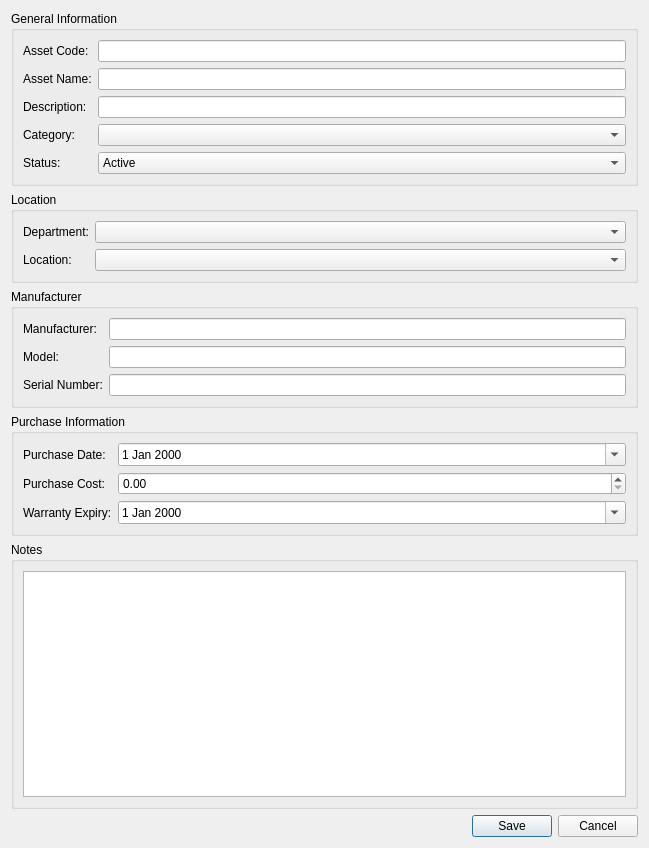
<?xml version="1.0" encoding="UTF-8"?>
<ui version="4.0">
 <class>AddAssetDialog</class>
 <widget class="QDialog" name="AddAssetDialog">
  <property name="geometry">
   <rect>
    <x>0</x>
    <y>0</y>
    <width>649</width>
    <height>848</height>
   </rect>
  </property>
  <property name="windowTitle">
   <string>Add Asset</string>
  </property>
  <layout class="QVBoxLayout" name="mainLayout">
   <item>
    <widget class="QGroupBox" name="groupGeneralInfo">
     <property name="title">
      <string>General Information</string>
     </property>
     <property name="flat">
      <bool>true</bool>
     </property>
     <layout class="QFormLayout" name="formGeneralInfo">
      <item row="0" column="0">
       <widget class="QLabel" name="lblAssetCode">
        <property name="text">
         <string>Asset Code:</string>
        </property>
       </widget>
      </item>
      <item row="0" column="1">
       <widget class="QLineEdit" name="txtAssetCode">
        <property name="readOnly">
         <bool>true</bool>
        </property>
       </widget>
      </item>
      <item row="1" column="0">
       <widget class="QLabel" name="lblAssetName">
        <property name="text">
         <string>Asset Name:</string>
        </property>
       </widget>
      </item>
      <item row="1" column="1">
       <widget class="QLineEdit" name="txtAssetName"/>
      </item>
      <item row="2" column="0">
       <widget class="QLabel" name="lblDescription">
        <property name="text">
         <string>Description:</string>
        </property>
       </widget>
      </item>
      <item row="2" column="1">
       <widget class="QLineEdit" name="txtDescription"/>
      </item>
      <item row="3" column="0">
       <widget class="QLabel" name="lblCategory">
        <property name="text">
         <string>Category:</string>
        </property>
       </widget>
      </item>
      <item row="3" column="1">
       <widget class="QComboBox" name="cmbCategory"/>
      </item>
      <item row="4" column="0">
       <widget class="QLabel" name="lblStatus">
        <property name="text">
         <string>Status:</string>
        </property>
       </widget>
      </item>
      <item row="4" column="1">
       <widget class="QComboBox" name="cmbStatus">
        <item>
         <property name="text">
          <string>Active</string>
         </property>
        </item>
        <item>
         <property name="text">
          <string>Inactive</string>
         </property>
        </item>
       </widget>
      </item>
     </layout>
    </widget>
   </item>
   <item>
    <widget class="QGroupBox" name="groupLocation">
     <property name="title">
      <string>Location</string>
     </property>
     <property name="flat">
      <bool>true</bool>
     </property>
     <layout class="QFormLayout" name="formLocation">
      <item row="0" column="0">
       <widget class="QLabel" name="lblDepartment">
        <property name="text">
         <string>Department:</string>
        </property>
       </widget>
      </item>
      <item row="0" column="1">
       <widget class="QComboBox" name="cmbDepartment"/>
      </item>
      <item row="1" column="0">
       <widget class="QLabel" name="lblLocation">
        <property name="text">
         <string>Location:</string>
        </property>
       </widget>
      </item>
      <item row="1" column="1">
       <widget class="QComboBox" name="cmbLocation"/>
      </item>
     </layout>
    </widget>
   </item>
   <item>
    <widget class="QGroupBox" name="groupManufacturer">
     <property name="title">
      <string>Manufacturer</string>
     </property>
     <property name="flat">
      <bool>true</bool>
     </property>
     <layout class="QFormLayout" name="formManufacturer">
      <item row="0" column="0">
       <widget class="QLabel" name="lblManufacturer">
        <property name="text">
         <string>Manufacturer:</string>
        </property>
       </widget>
      </item>
      <item row="0" column="1">
       <widget class="QLineEdit" name="txtManufacturer"/>
      </item>
      <item row="1" column="0">
       <widget class="QLabel" name="lblModel">
        <property name="text">
         <string>Model:</string>
        </property>
       </widget>
      </item>
      <item row="1" column="1">
       <widget class="QLineEdit" name="txtModel"/>
      </item>
      <item row="2" column="0">
       <widget class="QLabel" name="lblSerialNumber">
        <property name="text">
         <string>Serial Number:</string>
        </property>
       </widget>
      </item>
      <item row="2" column="1">
       <widget class="QLineEdit" name="txtSerialNumber"/>
      </item>
     </layout>
    </widget>
   </item>
   <item>
    <widget class="QGroupBox" name="groupPurchaseInfo">
     <property name="title">
      <string>Purchase Information</string>
     </property>
     <property name="flat">
      <bool>true</bool>
     </property>
     <layout class="QFormLayout" name="formPurchaseInfo">
      <item row="0" column="0">
       <widget class="QLabel" name="lblPurchaseDate">
        <property name="text">
         <string>Purchase Date:</string>
        </property>
       </widget>
      </item>
      <item row="0" column="1">
       <widget class="QDateEdit" name="dtPurchaseDate">
        <property name="calendarPopup">
         <bool>true</bool>
        </property>
       </widget>
      </item>
      <item row="1" column="0">
       <widget class="QLabel" name="lblPurchaseCost">
        <property name="text">
         <string>Purchase Cost:</string>
        </property>
       </widget>
      </item>
      <item row="1" column="1">
       <widget class="QDoubleSpinBox" name="spnPurchaseCost">
        <property name="decimals">
         <number>2</number>
        </property>
        <property name="maximum">
         <double>999999.989999999990687</double>
        </property>
       </widget>
      </item>
      <item row="2" column="0">
       <widget class="QLabel" name="lblWarrantyExpiry">
        <property name="text">
         <string>Warranty Expiry:</string>
        </property>
       </widget>
      </item>
      <item row="2" column="1">
       <widget class="QDateEdit" name="dtWarrantyExpiry">
        <property name="calendarPopup">
         <bool>true</bool>
        </property>
       </widget>
      </item>
     </layout>
    </widget>
   </item>
   <item>
    <widget class="QGroupBox" name="groupNotes">
     <property name="title">
      <string>Notes</string>
     </property>
     <property name="flat">
      <bool>true</bool>
     </property>
     <layout class="QVBoxLayout" name="layoutNotes">
      <item>
       <widget class="QTextEdit" name="txtNotes"/>
      </item>
     </layout>
    </widget>
   </item>
   <item>
    <widget class="QDialogButtonBox" name="buttonBox">
     <property name="standardButtons">
      <set>QDialogButtonBox::StandardButton::Cancel|QDialogButtonBox::StandardButton::Save</set>
     </property>
    </widget>
   </item>
  </layout>
 </widget>
 <resources/>
 <connections/>
</ui>
